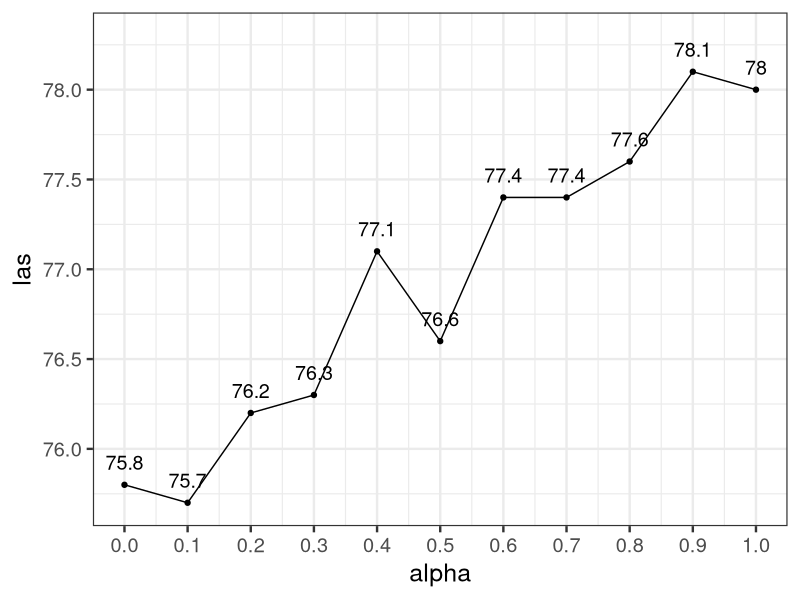

The R script that drew this image:
library("ggplot2")

lines1 <- "alpha,las
1.0,78.0
0.9,78.1
0.8,77.6
0.7,77.4
0.6,77.4
0.5,76.6
0.4,77.1
0.3,76.3
0.2,76.2
0.1,75.7
0.0,75.8"

result1 <- read.table(text=lines1, sep=",", header=TRUE)
print(result1)
names(result1) <- c("alpha", "las")

#result1 <- melt(result1, id=c("alpha"))
#print(result1$alpha)
#print(result1$las)

# two plots
p1 <- ggplot(result1, aes(x=alpha, y=las, label=las)) +
    geom_line() +
    geom_point() +
    geom_text(vjust=-1, size=5) +
    scale_x_continuous(breaks=result1$alpha) + 
    ylim(NA, 78.3) +
    theme_bw(base_size=18)

# extract gtable
#g1 <- ggplot_gtable(ggplot_build(p1))

ggsave("alpha.pdf", height=4, width = 8)
